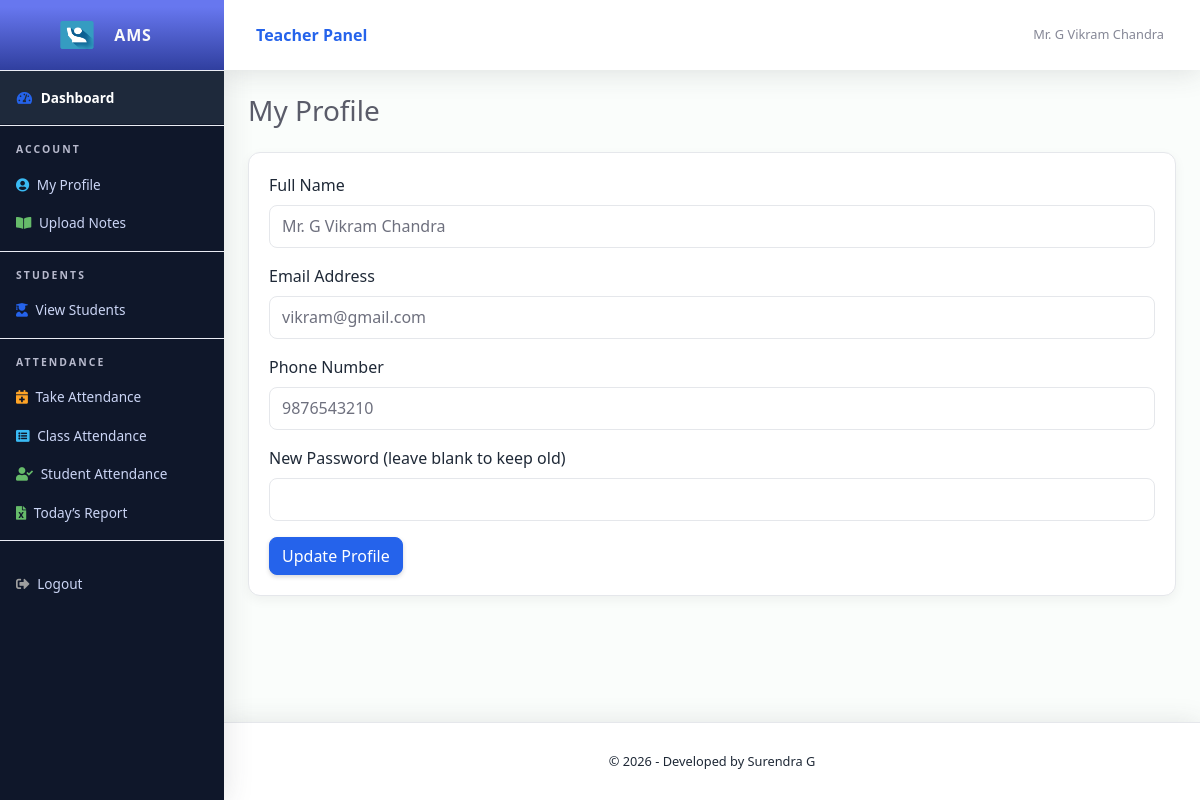
The app's page /ClassTeacher/profile.php (signed in) with its own data.
### tables this page shows
CREATE TABLE `tblteacher` (
  `teacher_id` int(11) NOT NULL,
  `employee_id` varchar(50) NOT NULL,
  `full_name` varchar(100) NOT NULL,
  `email` varchar(100) NOT NULL,
  `phone` varchar(15) DEFAULT NULL,
  `gender` enum('Male','Female') NOT NULL,
  `qualification` varchar(100) DEFAULT NULL,
  `department` varchar(100) DEFAULT NULL,
  `password` varchar(255) DEFAULT NULL,
  `status` enum('Active','Inactive') DEFAULT 'Active',
  `created_at` timestamp NOT NULL DEFAULT current_timestamp()
);

### ClassTeacher/profile.php (the view, shortened to what this page needs)
<?php
include '../Includes/dbcon.php';
$teacherId = $_SESSION['teacher_id'];
$stmt = $conn->prepare(
    "SELECT full_name, email, phone
     FROM tblteacher
     WHERE teacher_id = ?"
);
$stmt->bind_param("i", $teacherId);
$stmt->execute();
$result  = $stmt->get_result();
$teacher = $result->fetch_assoc();
?>
<!DOCTYPE html>
<html lang="en">
<head>
<link href="../vendor/fontawesome-free/css/all.min.css" rel="stylesheet">
<link href="../vendor/bootstrap/css/bootstrap.min.css" rel="stylesheet">
<link href="../css/ruang-admin.min.css" rel="stylesheet">
<link href="../css/global-ui.css" rel="stylesheet">
</head>
<body id="page-top">
<div id="wrapper">
<?php include "Includes/sidebar.php"; ?>
<div id="content-wrapper" class="d-flex flex-column">
<div id="content">
<?php include "Includes/topbar.php"; ?>
<div class="container-fluid">
<h1 class="h3 mb-4 text-gray-800">My Profile</h1>
<div class="card shadow mb-4">
<div class="card-body">
<form method="post">
<div class="form-group">
<label>Full Name</label>
<input type="text" name="full_name"
       class="form-control"
       value="<?php echo htmlspecialchars($teacher['full_name']); ?>"
       required>
</div>
<div class="form-group">
<label>Email Address</label>
<input type="email" name="email"
       class="form-control"
       value="<?php echo htmlspecialchars($teacher['email']); ?>"
       required>
</div>
<div class="form-group">
<label>Phone Number</label>
<input type="text" name="phone"
       class="form-control"
       value="<?php echo htmlspecialchars($teacher['phone']); ?>">
</div>
<div class="form-group">
<label>New Password (leave blank to keep old)</label>
<input type="password" name="password" class="form-control">
</div>
<button type="submit" name="update" class="btn btn-primary">
Update Profile
</button>
</form>
</div>
</div>
</div>
</div>
<?php include "Includes/footer.php"; ?>
</div>
</div>
</body>
</html>

### css/global-ui.css (style rules this page uses)
:root { --primary: #2563eb; --secondary: #64748b; --success: #16a34a; --danger: #dc2626; --light-bg: #f8fafc; --card-bg: #ffffff; --border-color: #e5e7eb; --text-dark: #1f2937; }
body { background-color: var(--light-bg); font-family: "Segoe UI", Roboto, Arial, sans-serif; color: var(--text-dark); }
h1, h2, h3, h4 { font-weight: 600; }
.card { border: 1px solid var(--border-color); border-radius: 12px; background: var(--card-bg); }
.card.shadow { box-shadow: 0 4px 12px rgba(0,0,0,0.05) !important; }
.btn { border-radius: 8px; font-weight: 500; }
.btn-primary { background-color: var(--primary); border-color: var(--primary); }
.form-control { border-radius: 8px; border: 1px solid var(--border-color); }

### records on screen
tblteacher: full_name "Mr. G Vikram Chandra", email "vikram@gmail.com", phone "9876543210"

### other values on screen
$_SESSION['teacher_name'] "Mr. G Vikram Chandra"
